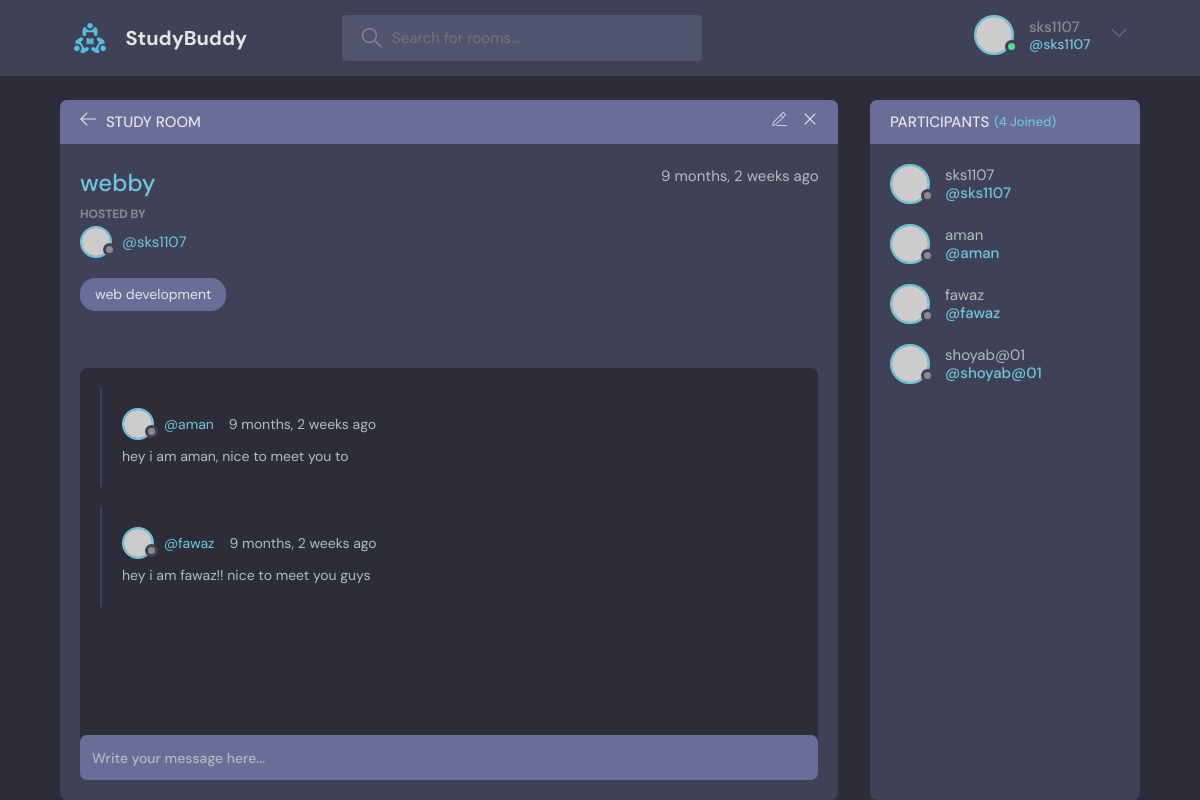
The page /room/5/ (signed in) on the database its author committed.
### base/models.py (models this page shows, shortened)
class Room(models.Model):
    host = models.ForeignKey(User, on_delete = models.SET_NULL, null = True)
    topic = models.ForeignKey(Topic, on_delete = models.SET_NULL, null = True)
    name = models.CharField(max_length=200)
    description = models.TextField(null = True)
    participants = models.ManyToManyField(User, related_name ='participants', blank=True)
    updated = models.DateTimeField(auto_now = True)
    created = models.DateTimeField(auto_now_add = True)
    class Meta:
        ordering = ['-updated', '-created']

class Topic(models.Model):
    name = models.CharField(max_length = 200)

class Message(models.Model):
    user = models.ForeignKey(User, on_delete = models.CASCADE)
    room = models.ForeignKey(Room, on_delete = models.CASCADE)
    body = models.TextField()
    updated = models.DateTimeField(auto_now = True)
    created = models.DateTimeField(auto_now_add = True)
    class Meta:
        ordering = ['-updated', '-created']
    def __str__(self):
        return self.body[0:50]

### base/views.py (the view, shortened to what this page needs)
# urls.py: path('room/<str:pk>/', views.room, name="room"),
def room(request, pk):
    room = Room.objects.get(id=pk)
    room_messages = room.message_set.all()
    room_participants = room.participants.all()
    context = {'room':room, 'room_messages':room_messages, 'room_participants':room_participants}
    return render(request, 'base/room.html', context)

### base/templates/base/room.html (shortened to what this page needs)
{% extends 'main.html' %} {% block title %}Room{% endblock title %}
{% block content %}
<main class="profile-page layout layout--2">
  <div class="container">
    <div class="room">
      <div class="room__top">
        <div class="room__topLeft">
          <a href="{% url 'home' %}">
            <svg version="1.1" xmlns="http://www.w3.org/2000/svg" width="32" height="32" viewBox="0 0 32 32">
              <title>arrow-left</title>
              <path
                d="M13.723 2.286l-13.723 13.714 13.719 13.714 1.616-1.611-10.96-10.96h27.625v-2.286h-27.625l10.965-10.965-1.616-1.607z"
              ></path>
            </svg>
          </a>
          <h3>Study Room</h3>
        </div>
        {% if room.host == request.user %}
        <div class="room__topRight">
          <a href="{% url 'update-room' room.id %}">
          </a>
          <a href="{% url 'delete-room' room.id %}">
            <svg version="1.1" xmlns="http://www.w3.org/2000/svg" width="32" height="32" viewBox="0 0 32 32">
              <title>remove</title>
              <path
                d="M27.314 6.019l-1.333-1.333-9.98 9.981-9.981-9.981-1.333 1.333 9.981 9.981-9.981 9.98 1.333 1.333 9.981-9.98 9.98 9.98 1.333-1.333-9.98-9.98 9.98-9.981z"
              ></path>
            </svg>
          </a>
        </div>
        {% endif %}
      </div>
      <div class="room__box scroll">
        <div class="room__header scroll">
          <div class="room__info">
            <h3>{{room.name}}</h3>
            <span>{{room.created | timesince }} ago</span>
          </div>
          <div class="room__hosted">
            <p>Hosted By</p>
            <a href="{% url 'profile' room.host.id %}" class="room__author">
              <div class="avatar avatar--small">
                <img src="https://randomuser.me/api/portraits/men/37.jpg" />
              </div>
              <span>@{{room.host.username}}</span>
            </a>
          </div>
          <span class="room__topics">{{room.topic.name}}</span>
        </div>
        <div class="room__conversation">
          <div class="threads scroll">
            {% for message in room_messages %}
            <div class="thread">
              <div class="thread__top">
                <div class="thread__author">
                  <a href="{% url 'profile' message.user.id %}" class="thread__authorInfo">
                    <div class="avatar avatar--small">
                      <img src="https://randomuser.me/api/portraits/men/37.jpg" />
                    </div>
                    <span>@{{message.user.username}}</span>
                  </a>
                  <span class="thread__date">{{message.created | timesince}} ago</span>
                </div>
              </div>
              <div class="thread__details">
                {{message}}
              </div>
            </div>
            {% endfor %}
          </div>
        </div>
      </div>
        <div class="room__message">
          <form action="" method="POST">{% csrf_token %}
            {% if request.user.is_authenticated %}
            <input name="body" placeholder="Write your message here..." />
            {% endif %}
          </form>
        </div>
      </div>
    <div class="participants">
      <h3 class="participants__top">Participants <span>({{room_participants.count}} Joined)</span></h3>
      <div class="participants__list scroll">
        {% for participant in room_participants %}
        <a href="{% url 'profile' user.id %}" class="participant">
          <div class="avatar avatar--medium">
            <img src="https://randomuser.me/api/portraits/men/37.jpg" />
          </div>
          <p>
            {{participant}}
            <span>@{{participant}}</span>
          </p>
        </a>
        {% endfor %}
      </div>
    </div>
  </div>
</main>
{% endblock content %}

### templates/navbar.html (shortened to what this page needs)
{% load static %}
<header class="header header--loggedIn">
    <div class="container">
      <a href="{% url 'home' %}" class="header__logo">
        <img src="{% static 'images/logo.svg' %}" />
        <h1>StudyBuddy</h1>
      </a>
      <form class="header__search" method="GET" action="{% url 'home' %}">
        <label>
          <input name = "q" placeholder="Search for rooms..." />
        </label>
      </form>
      <nav class="header__menu">
{% if request.user.is_authenticated %}
        <div class="header__user">
          <a href="{% url 'update-profile' %}">
            <div class="avatar avatar--medium active">
              <img src="https://randomuser.me/api/portraits/men/37.jpg" />
            </div>
            <p>{{request.user.username}}<span>@{{request.user.username}}</span></p>
          </a>
          <button class="dropdown-button">
            <svg version="1.1" xmlns="http://www.w3.org/2000/svg" width="32" height="32" viewBox="0 0 32 32">
              <title>chevron-down</title>
              <path d="M16 21l-13-13h-3l16 16 16-16h-3l-13 13z"></path>
            </svg>
          </button>
        </div>
{% endif %}
      </nav>
    </div>
  </header>

### rows shown on the page
Room: name "webby", created "9 months, 2 weeks", host.username "sks1107", topic.name "web development"
Message: user.username "aman", created "9 months, 2 weeks", body "hey i am aman, nice to meet you to"
Message: user.username "fawaz", created "9 months, 2 weeks", body "hey i am fawaz!! nice to meet you guys"

### other values the page prints
{{ request.user.username }} "sks1107"
{{ room_participants.count }} "4"
{{ participant }} "sks1107"
{{ participant }} "aman"
{{ participant }} "fawaz"
{{ participant }} "shoyab@01"
